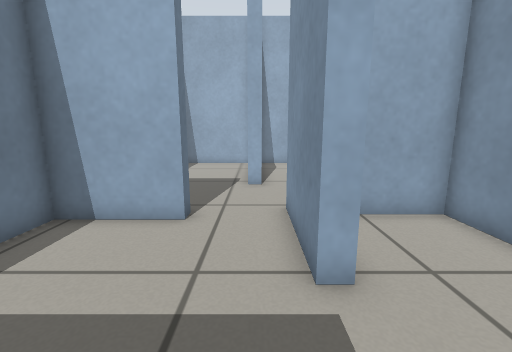
view 1 (above)

12 first-person views from a walk through a world built for the Gazebo simulator. The camera is 0.59 m above the floor, tilts 10° down and sees 90° across. The floor is counted in squares, 0.25 m on a side. Each view is taken from the middle of a square. On the plan, view 1 faces up. The plan holds only what a view shows up to about 17 squares ahead; the rest is blank.

view 2
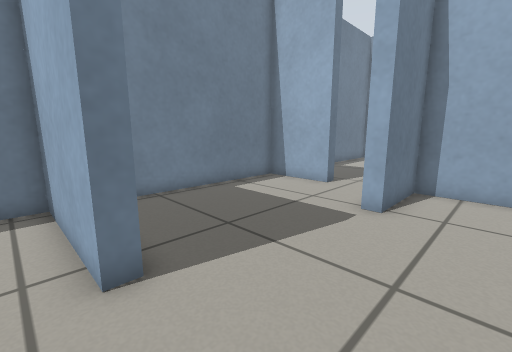

view 3
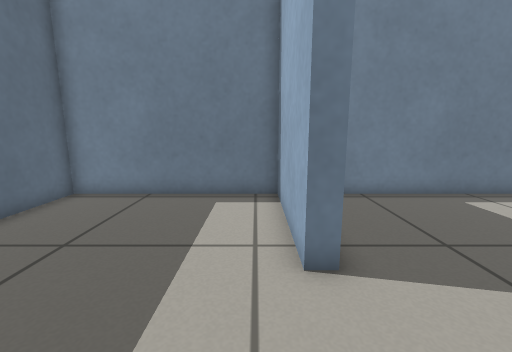

view 4
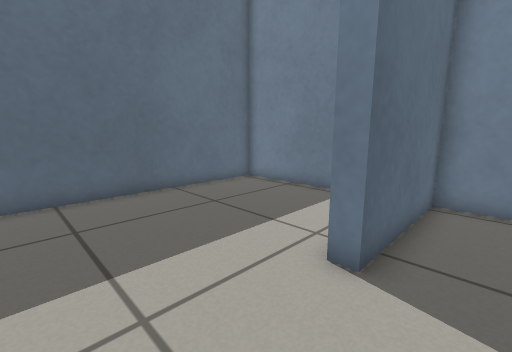

view 5
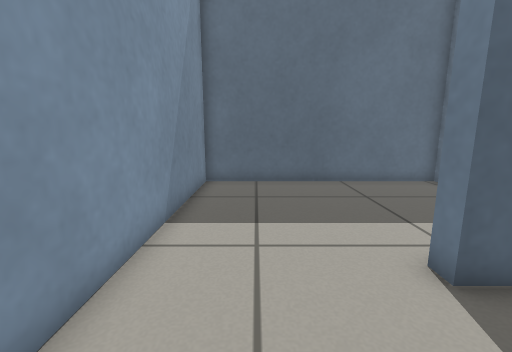

view 6
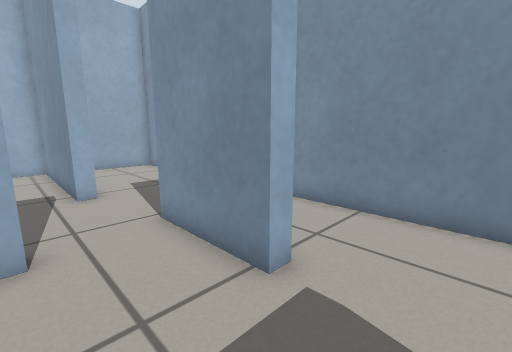

view 7
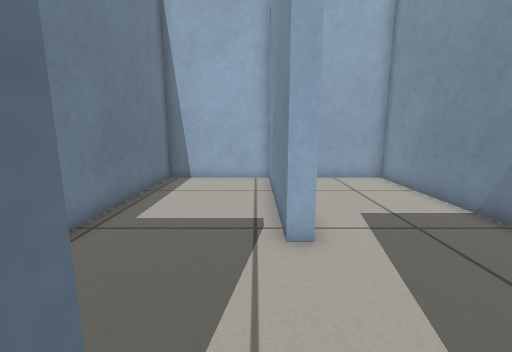

view 8
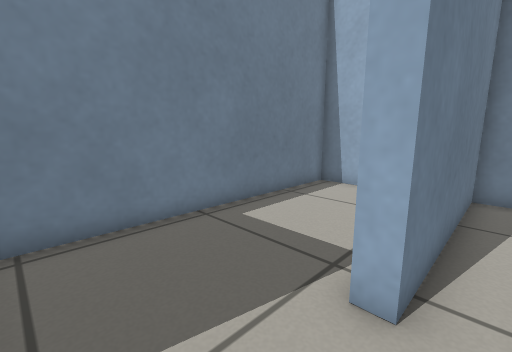

view 9
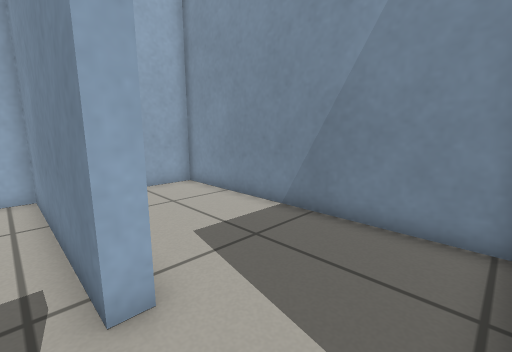

view 10
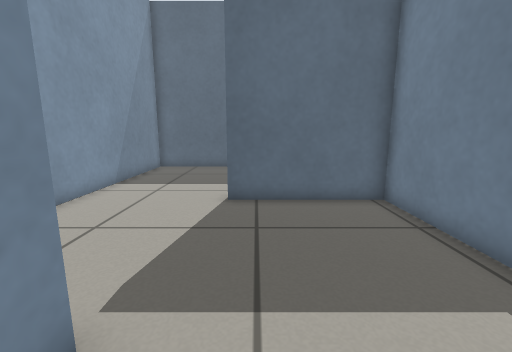

view 11
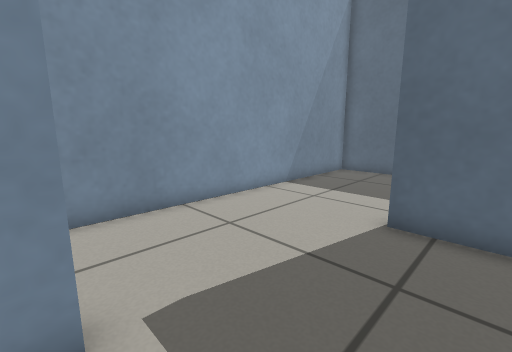

view 12
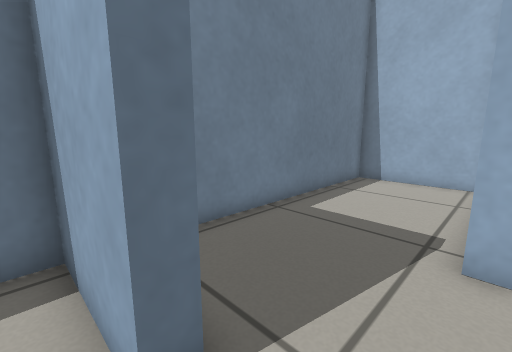

### Floor plan
Points are (right, up) in squares from view 1. A wall is a line through its corners. A room is listed if a view was taken in it or the views show most of it. See-through windows are left out.
Room 1 (views 1, 4, 5, 6, 7, 10, 11, 12)
walls: (-1.9, 7.2) (-1.9, 6.6) (-5.4, 6.6) (-5.4, -2.6) (0, -2.6); (5.4, -2.4) (5.4, 7) (1.5, 7) (1.5, 3.6) (0.9, 3.6) (0.9, 7.6)
ways out: opening at (2, -3) to room 2; opening at (-0.5, 7) to room 3
Room 2 (views 2, 3)
walls: (0, -2.6) (0, -3.2) (-5.4, -3.2) (-5.4, -10.9) (5.4, -10.9) (5.4, -2.4)
ways out: opening at (2, -3) to room 1
Room 3 (views 8, 9)
walls: (5.4, 7.8) (5.4, 18.9) (0.3, 18.9) (0.3, 11.2) (-0.3, 11.2) (-0.3, 18.9) (-5.4, 18.9) (-5.4, 7.8)
ways out: opening at (-0.5, 7) to room 1

Positions as (right, up) in squares from view 1, and headings:
1: (0, 0), facing up
2: (4, -4), facing up-left
3: (4, -4), facing left
4: (4, -1), facing down-left
5: (3, 1), facing down
6: (-2, 1), facing up-right
7: (-1, 6), facing up
8: (1, 8), facing up-left
9: (-1, 8), facing up-right
10: (-1, 6), facing down
11: (-2, 4), facing down-right
12: (0, 6), facing up-left
